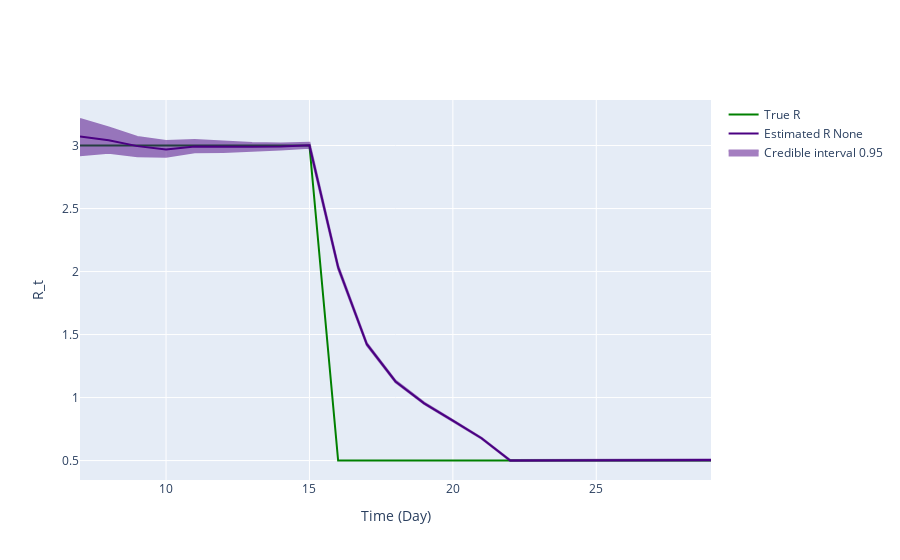

The code cell stored with this chart in its notebook:
### Markdown cell above
## Inference plot using class method results

### Code cell
fig = ReproductionNumberPlot()

fig.add_ground_truth_rt(ground_truth)
fig.add_interval_rt(new_intervals)

fig.update_labels(time_label='Time (Day)', r_label='R_t')

fig.show_figure()

### Figure 1 — Plotly figure (JSON) as saved in the notebook; plotly's stock layout.template omitted (floating-point values rounded to 4 significant figures)
{"data": [{"line": {"color": "green"}, "mode": "lines", "name": "True R", "type": "scatter", "x": [7, 8, 9, 10, 11, 12, 13, 14, 15, 16, 17, 18, 19, 20, 21, 22, 23, 24, 25, 26, 27, 28, 29], "y": [3, 3, 3, 3, 3, 3, 3, 3, 3, 0.5, 0.5, 0.5, 0.5, 0.5, 0.5, 0.5, 0.5, 0.5, 0.5, 0.5, 0.5, 0.5, 0.5]}, {"line": {"color": "indigo"}, "mode": "lines", "name": "Estimated R None", "type": "scatter", "x": [7, 8, 9, 10, 11, 12, 13, 14, 15, 16, 17, 18, 19, 20, 21, 22, 23, 24, 25, 26, 27, 28, 29], "y": [3.072, 3.043, 2.995, 2.969, 2.993, 2.989, 2.99, 2.992, 3.003, 2.034, 1.423, 1.128, 0.9543, 0.8168, 0.6774, 0.5003, 0.5012, 0.5026, 0.5023, 0.505, 0.5056, 0.5046, 0.5036]}, {"fill": "toself", "fillcolor": "indigo", "line": {"color": "indigo"}, "mode": "lines", "name": "Credible interval 0.95", "opacity": 0.5, "showlegend": true, "type": "scatter", "x": [7, 8, 9, 10, 11, 12, 13, 14, 15, 16, 17, 18, 19, 20, 21, 22, 23, 24, 25, 26, 27, 28, 29, 29, 28, 27, 26, 25, 24, 23, 22, 21, 20, 19, 18, 17, 16, 15, 14, 13, 12, 11, 10, 9, 8, 7], "y": [3.211, 3.144, 3.067, 3.035, 3.044, 3.03, 3.021, 3.017, 3.022, 2.046, 1.432, 1.134, 0.9596, 0.8214, 0.6814, 0.5037, 0.5045, 0.5061, 0.506, 0.5088, 0.5092, 0.5083, 0.5078, 0.4994, 0.5006, 0.5017, 0.5016, 0.4989, 0.4991, 0.498, 0.4966, 0.6731, 0.8123, 0.9491, 1.122, 1.415, 2.02, 2.983, 2.968, 2.957, 2.948, 2.946, 2.91, 2.915, 2.943, 2.924]}], "layout": {"hovermode": "x unified", "xaxis": {"title": {"text": "Time (Day)"}}, "yaxis": {"title": {"text": "R_t"}}}}
